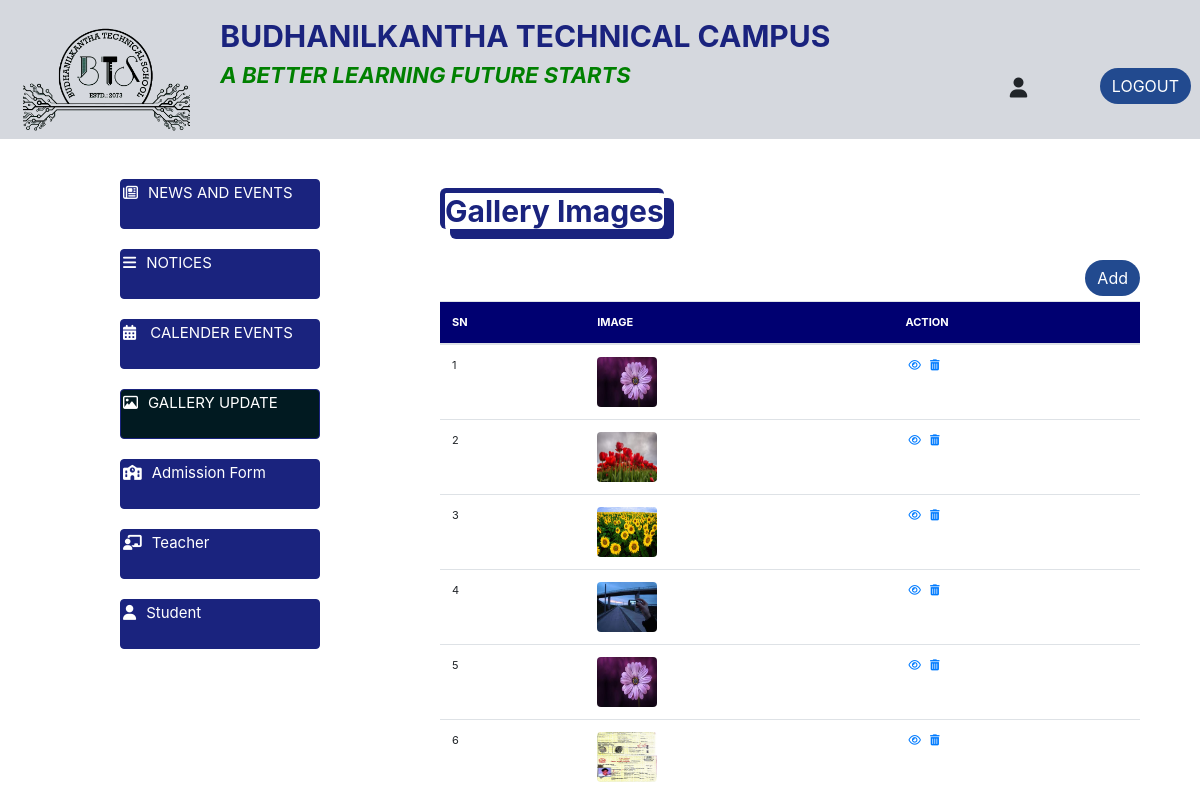
/admin/gallery_table.php, run on an earlier commit of the app's database.
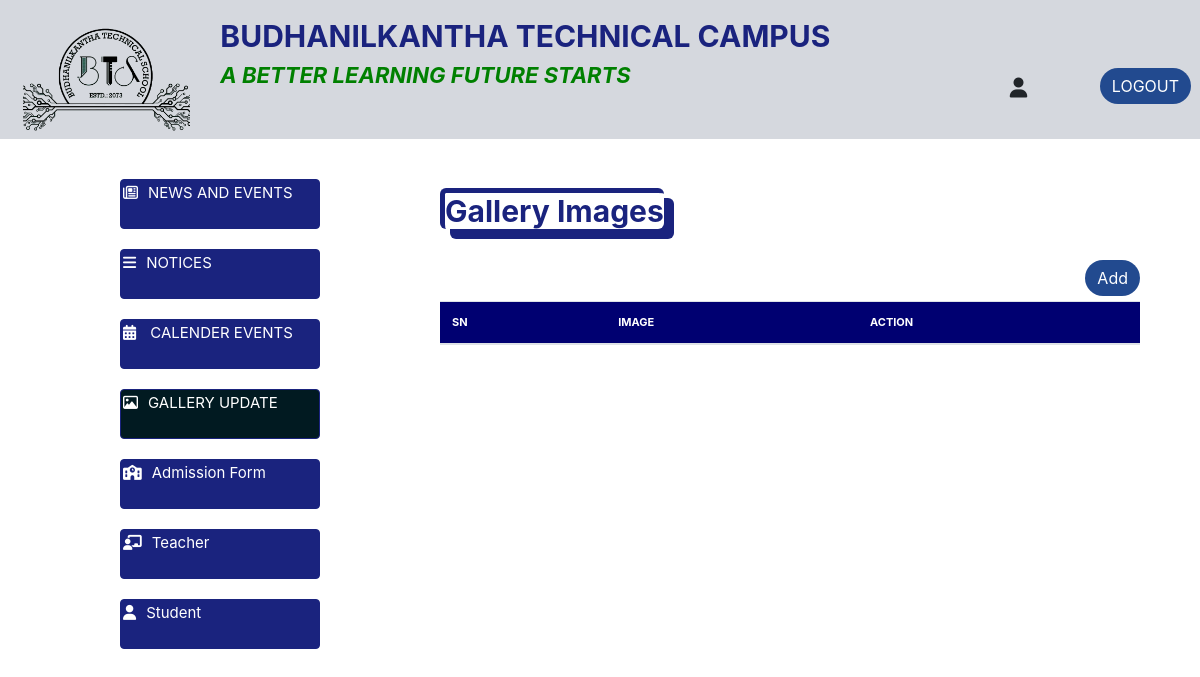
And on a later commit of the database.
### tables this page shows
CREATE TABLE `photos` (
  `id` int(11) NOT NULL,
  `photo` varchar(4000) NOT NULL,
  `created_at` date DEFAULT NULL,
  `updated_at` date DEFAULT NULL
);

### admin/gallery_table.php (the view, shortened to what this page needs)
<?php
include('include/connection.php');
 $page=1;
 $limit = 10;
if (isset($_GET["page"])) {
                             $page  = $_GET["page"];
                          }
                    else{
                           $page=1;
                          }
$start_from = ($page-1) * $limit;
$sql="select *from photos order by id DESC LIMIT $start_from, $limit";
$result=mysqli_query($db,$sql);
if($page==1)
{
  $x=1;
}
else
{
$x=(($page-1)*$limit)+1;
}
?>
<!DOCTYPE html>
<html>
<head>
    <link rel="stylesheet" href="path/to/font-awesome/css/font-awesome.min.css">
    <link rel="stylesheet" type="text/css" href="frontpage/css/bootstrap.min.css" />
    <link rel="stylesheet" type="text/css" href="frontpage/css/font-awesome.min.css" />
    <link rel="stylesheet" href="../frontpage/css/style.css"/>
    <link rel="stylesheet" href="https://stackpath.bootstrapcdn.com/bootstrap/4.5.2/css/bootstrap.min.css">
    <link rel="stylesheet" type="text/css" href="landing.css">
</head>
<body>
    <?php
        include('include/topbar.php');
   ?>
    <div class="container">
        <div class="row">
            <?php
         include('include/sidebar.php');
     ?>
            <div class="col-lg-8 col-md-8 col-sm-12">
                <div class="container">
                  <div class="head">
                    <p ><spam class="span">Gallery Images</spam></p>
                  </div>
                    <p>
                        <a href="gallery.php" class="btn btn-primary" style="background-color: #224a8f; border: none; border-radius: 20px; margin-bottom: 5px;  float:right; ">Add</a>
                    </p>
                            <table class="table">
                                <thead class="blue ">
                                    <tr>
                                        <TH>SN</TH>
                                        <th>IMAGE</th>
                                        <th>ACTION</th>
                                    </tr>
                                </thead >
                                <tbody id="tbody">
                                <?php
                                 while($photo=mysqli_fetch_array($result))
                             {
                                 ?>
                                <tr>
                                    <td>
                                        <?php echo htmlentities($x); ?>
                                    </td>
                                     <td>
                                            <img src="photo/<?php echo $photo['photo']?>" alt="" class="rounded" >
                                    </td>
                                    <td>
                                        <a href="gallery.php?type=edit&&id=<?php echo htmlentities($photo['id']); ?>"><i class="fa fa-eye"> </i></a>
                                        <a href="delete.php?type=gallery_delete&&id=<?php echo htmlentities($photo['id']); ?>"><i class="fa fa-trash"> </i></a>
                                    </td>
                                </tr>
                                <?php
                              $x++;
                            }
                              ?>
                              </tbody>
                            </table>
                        </div>
                    </div>
                </div>
            </div>
</body>
</body>
</html>

What changed in the data, as far as the page shows it:
removed photos: photo (picture)
removed photos: photo (picture)
removed photos: photo (picture)
removed photos: photo (picture)
removed photos: photo (picture)
removed photos: photo (picture)
